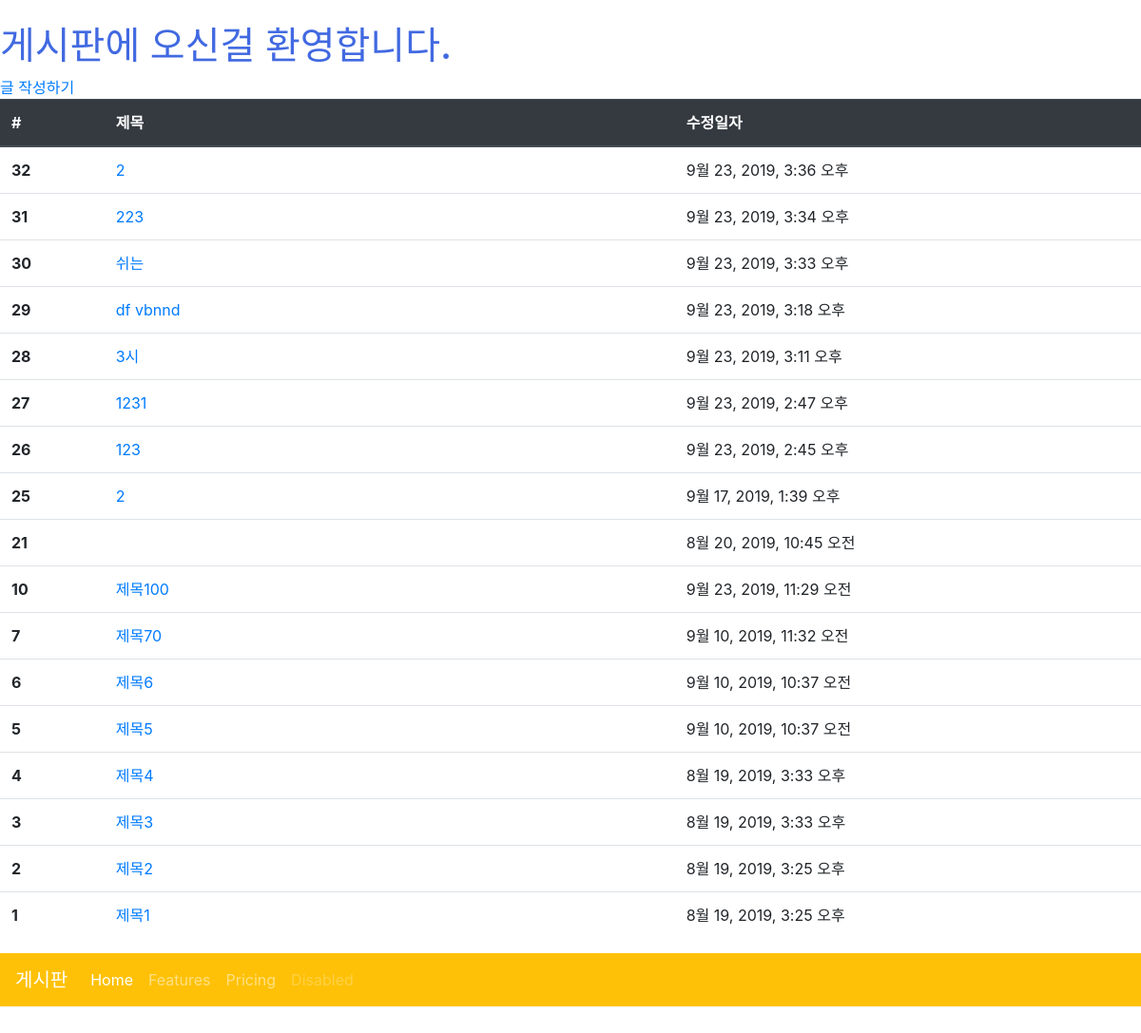
The app's page /articles/ with its own data.
### articles/models.py (models this page shows, shortened)
class Article(models.Model):
   title = models.CharField(max_length=10)
   content = models.TextField()
   image = models.ImageField(blank=True)
   image_thumbnail = ProcessedImageField(
       blank=True,
       processors=[ResizeToFill(300, 300)],
       format='JPEG',
       options={'quality': 80}
   )
   created_at = models.DateTimeField(auto_now_add=True)
   updated_at = models.DateTimeField(auto_now=True)

### articles/views.py (the view)
# urls.py: path('', views.index, name='index'),
@require_GET
def index(request):
    articles = Article.objects.order_by('-id')
    embed()
    context = {
        'articles': articles
    }
    return render(request, 'articles/index.html', context)

### articles/templates/articles/index.html (shortened to what this page needs)
<!DOCTYPE html>
<html lang="ko">
<head>
</head>
{% extends 'articles/base.html' %}
{% load static %}
{% block css %}
<link rel="stylesheet" href="{% static 'articles/style.css'%}">
<h1 class="title">게시판에 오신걸 환영합니다.</h1>
<a href="{% url 'articles:create' %}">글 작성하기</a>
<table class="table">
  <thead class="thead-dark">
    <tr>
      <th scope="col">#</th>
      <th scope="col">제목</th>
      <th scope="col">수정일자</th>
    </tr>
  </thead>
  <tbody>
    {% for article in articles %}
    <tr>
      <th scope="row">{{ article.id }}</th>
      <td>
        <a href="{% url 'articles:detail' article.pk %}">{{ article.title }}</a>
      </td>
      <td>{{ article.updated_at }}</td>
    </tr>
    {% endfor %}
  </tbody>
</table>
{% endblock %}

### articles/static/articles/style.css (style rules this page uses)
.title { color: royalblue; }

### articles/templates/articles/index.html (style rules this page uses)
tr > th:nth-of-type(2) { width: 50% }

### records on screen
Article: id "32", title "2", updated_at "9월 23, 2019, 3:36 오후"
Article: id "31", title "223", updated_at "9월 23, 2019, 3:34 오후"
Article: id "30", title "쉬는", updated_at "9월 23, 2019, 3:33 오후"
Article: id "29", title "df vbnnd", updated_at "9월 23, 2019, 3:18 오후"
Article: id "28", title "3시", updated_at "9월 23, 2019, 3:11 오후"
Article: id "27", title "1231", updated_at "9월 23, 2019, 2:47 오후"
Article: id "26", title "123", updated_at "9월 23, 2019, 2:45 오후"
Article: id "25", title "2", updated_at "9월 17, 2019, 1:39 오후"
Article: id "21", updated_at "8월 20, 2019, 10:45 오전"
Article: id "10", title "제목100", updated_at "9월 23, 2019, 11:29 오전"
Article: id "7", title "제목70", updated_at "9월 10, 2019, 11:32 오전"
Article: id "6", title "제목6", updated_at "9월 10, 2019, 10:37 오전"
Article: id "5", title "제목5", updated_at "9월 10, 2019, 10:37 오전"
Article: id "4", title "제목4", updated_at "8월 19, 2019, 3:33 오후"
Article: id "3", title "제목3", updated_at "8월 19, 2019, 3:33 오후"
Article: id "2", title "제목2", updated_at "8월 19, 2019, 3:25 오후"
Article: id "1", title "제목1", updated_at "8월 19, 2019, 3:25 오후"
